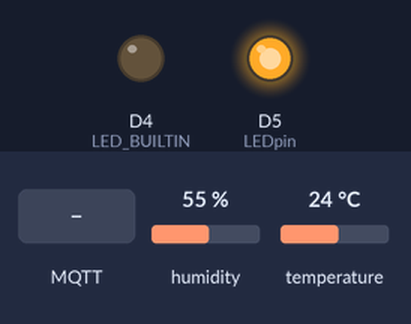
Recording of a sketch running on a simulated ESP8266 (NodeMCU). On the bench: output pins drawn as LEDs (lit = HIGH, except the on-board LED, lit = LOW). Inputs (shaded band) come from the test bench; at power-on: humidity 55 %, temperature 24 °C. WiFi joins after 1.5 s; servers stay silent unless stated; no MQTT or app messages arrive unless stated; what the sketch prints to the serial monitor is not drawn.

Above: at 3.7 s.
3.8 s: MQTT message "1" arrives on the first subscribed topic
At 5.5 s:
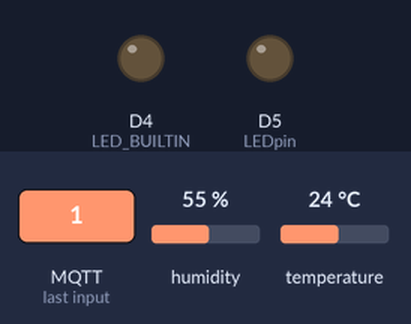
6.1 s: MQTT message "on" arrives on the first subscribed topic
8.1 s: MQTT message "off" arrives on the first subscribed topic
Timing chart, 0 to 11.1 s (numbered marks = the images above; inputs shaded):
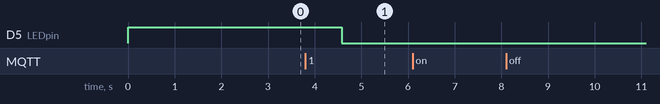

Measured:
- after the input at 3.8 s, D5 (LEDpin): HIGH → LOW after 0.78 s
- after the input at 6.1 s, every drawn part: stays the same
- after the input at 8.1 s, every drawn part: stays the same

The sketch:

esp8266_mqtt.ino
```cpp
#include <ESP8266WiFi.h>
#include <PubSubClient.h>
#include <Ticker.h>
#include <ArduinoJson.h>
#include "DHT.h"
#define DHTTYPE DHT11
#define dht_dpin D3
#define LEDpin D5

const char* ssid = "ChinaNet-zFQ6";
const char* password = "vdtkpnuw";
const char* mqttServer = "47.115.60.188";
const String subtopic = "pubtest";
float h;
float t;

Ticker ticker;
WiFiClient wifiClient;
PubSubClient mqttClient(wifiClient);
const size_t capacity = JSON_OBJECT_SIZE(1) + 15;
DynamicJsonDocument doc(capacity);
DHT dht(dht_dpin, DHTTYPE);

void setup() {
  // put your setup code here, to run once:
  //打开串口
  dht.begin();
  Serial.begin(115200);

  pinMode(LED_BUILTIN, OUTPUT);     // 设置板上LED引脚为输出模式
  digitalWrite(LED_BUILTIN, HIGH);  // 启动后关闭板上LED
  pinMode(LEDpin, OUTPUT);     // 设置D3引脚为输出模式
  digitalWrite(LEDpin, HIGH);  // 启动后关闭板上LED
  //链接WiFi
  connectWifi();

  //设置mqtt的服务器和端口号
  mqttClient.setServer(mqttServer, 1883);

  // 设置MQTT订阅回调函数
  mqttClient.setCallback(receiveCallback);

  //链接mqtt服务器
  connectMQTTServer();

  ticker.attach(3,pubMQTTmsg);

}

void loop() {
  // put your main code here, to run repeatedly:
  if(mqttClient.connected()){
    mqttClient.loop();
//    pubmsg = pubmsgcon + (String)(value++);
//    pubMQTTmsg(pubtopic,pubmsg);
//    delay(5000);
  }else{
    connectMQTTServer();
  }
  h = dht.readHumidity();
  t = dht.readTemperature();
  delay(1000);
}

//链接mqtt服务器
void connectMQTTServer(){
  String clientId = "esp8266-" + WiFi.macAddress();
  if (mqttClient.connect(clientId.c_str())) {
    Serial.println("MQTT Server Connected.");
    Serial.print("Server Address: ");
    Serial.println(mqttServer);
    Serial.print("ClientId:");
    Serial.println(clientId);
    subscribeTopic(subtopic);
  } else {
    Serial.print("MQTT Server Connect Failed. Client State:");
    Serial.println(mqttClient.state());
    delay(3000);
  }
}

//发布消息
void pubMQTTmsg(){
  String topic="subtest";
  //String topicString = "Taichi-Maker-Pub-" + WiFi.macAddress();
  char publishTopic[topic.length() + 1];
  strcpy(publishTopic, topic.c_str());

  // 建立发布信息。信息内容以Hello World为起始，后面添加发布次数。
  String message="{\"temperature\":"+(String)t+",\"humidity\":"+(String)h+"}";
  char publishMsg[message.length() + 1];
  strcpy(publishMsg, message.c_str());

  // 实现ESP8266向主题发布信息
  if(mqttClient.publish(publishTopic, publishMsg)){
//    Serial.print("Publish Topic:");
//    Serial.println(publishTopic);
    Serial.print("Publish message:");
    Serial.println(publishMsg);
  } else {
    Serial.println("Message Publish Failed.");
  }
}

// 订阅指定主题
void subscribeTopic(String topic){
  char subTopic[topic.length() + 1];
  strcpy(subTopic, topic.c_str());

  if(mqttClient.subscribe(subTopic)){
    Serial.print("Subscrib Topic:");
    Serial.println(subTopic);
  } else {
    Serial.println("Subscribe Fail...");
  }
}


// 收到信息后的回调函数
void receiveCallback(char* topic, byte* payload, unsigned int length) {
  Serial.print("Message Received [");
  Serial.print(topic);
  Serial.print("]:");
  for (int i = 0; i < length; i++) {
    Serial.print((char)payload[i]);
  }
  Serial.println("");
  Serial.print("Message Length(Bytes) ");
  Serial.println(length);

  deserializeJson(doc, payload);
  int LED = doc["LED_status"].as<int>();

  if(LED==1){
    digitalWrite(LEDpin, 1);
    Serial.println("LED OFF. command："+(String)LED);
  }else if(LED==0){
    digitalWrite(LEDpin, 0);
    Serial.println("LED ON. command："+(String)LED);
  }

}

//链接WiFi
void connectWifi(){
  //设置esp8266工作模式为无线终端模式
  WiFi.mode(WIFI_STA);
  delay(500);

  //开始链接WiFi
  Serial.print("Connecting to ");
  Serial.println(ssid);
  WiFi.begin(ssid, password);

  //等待WiFi连接,成功连接后输出成功信息
  while (WiFi.status() != WL_CONNECTED) {
    delay(1000);
    Serial.print(".");
  }
  Serial.println("");
  Serial.println("WiFi Connected!");
  Serial.print("localIP is：");
  Serial.println(WiFi.localIP());
}
```
